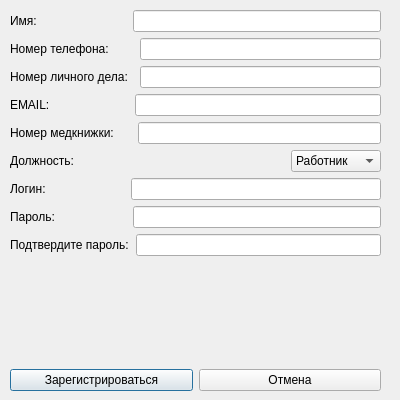
<?xml version="1.0" encoding="UTF-8"?>
<ui version="4.0">
 <class>Dialog</class>
 <widget class="QDialog" name="Dialog">
  <property name="geometry">
   <rect>
    <x>0</x>
    <y>0</y>
    <width>400</width>
    <height>400</height>
   </rect>
  </property>
  <property name="minimumSize">
   <size>
    <width>400</width>
    <height>400</height>
   </size>
  </property>
  <property name="maximumSize">
   <size>
    <width>400</width>
    <height>400</height>
   </size>
  </property>
  <property name="windowTitle">
   <string>Dialog</string>
  </property>
  <widget class="QWidget" name="gridLayoutWidget">
   <property name="geometry">
    <rect>
     <x>10</x>
     <y>10</y>
     <width>371</width>
     <height>381</height>
    </rect>
   </property>
   <layout class="QVBoxLayout" name="verticalLayout_2">
    <item>
     <layout class="QVBoxLayout" name="verticalLayout">
      <item>
       <layout class="QHBoxLayout" name="horizontalLayout_4">
        <item>
         <widget class="QLabel" name="label">
          <property name="text">
           <string>Имя:</string>
          </property>
         </widget>
        </item>
        <item>
         <spacer name="horizontalSpacer">
          <property name="orientation">
           <enum>Qt::Horizontal</enum>
          </property>
          <property name="sizeType">
           <enum>QSizePolicy::Fixed</enum>
          </property>
          <property name="sizeHint" stdset="0">
           <size>
            <width>90</width>
            <height>20</height>
           </size>
          </property>
         </spacer>
        </item>
        <item>
         <widget class="QLineEdit" name="name"/>
        </item>
       </layout>
      </item>
      <item>
       <layout class="QHBoxLayout" name="horizontalLayout_3">
        <item>
         <widget class="QLabel" name="label_2">
          <property name="text">
           <string>Номер телефона:</string>
          </property>
         </widget>
        </item>
        <item>
         <spacer name="horizontalSpacer_2">
          <property name="orientation">
           <enum>Qt::Horizontal</enum>
          </property>
          <property name="sizeType">
           <enum>QSizePolicy::Fixed</enum>
          </property>
          <property name="sizeHint" stdset="0">
           <size>
            <width>25</width>
            <height>20</height>
           </size>
          </property>
         </spacer>
        </item>
        <item>
         <widget class="QLineEdit" name="phone"/>
        </item>
       </layout>
      </item>
      <item>
       <layout class="QHBoxLayout" name="horizontalLayout_10">
        <item>
         <widget class="QLabel" name="label_4">
          <property name="text">
           <string>Номер личного дела:</string>
          </property>
         </widget>
        </item>
        <item>
         <spacer name="horizontalSpacer_7">
          <property name="orientation">
           <enum>Qt::Horizontal</enum>
          </property>
          <property name="sizeType">
           <enum>QSizePolicy::Fixed</enum>
          </property>
          <property name="sizeHint" stdset="0">
           <size>
            <width>6</width>
            <height>20</height>
           </size>
          </property>
         </spacer>
        </item>
        <item>
         <widget class="QLineEdit" name="buss_pers"/>
        </item>
       </layout>
      </item>
      <item>
       <layout class="QHBoxLayout" name="horizontalLayout_15">
        <item>
         <widget class="QLabel" name="label_9">
          <property name="text">
           <string>EMAIL:</string>
          </property>
         </widget>
        </item>
        <item>
         <spacer name="horizontalSpacer_3">
          <property name="orientation">
           <enum>Qt::Horizontal</enum>
          </property>
          <property name="sizeType">
           <enum>QSizePolicy::Fixed</enum>
          </property>
          <property name="sizeHint" stdset="0">
           <size>
            <width>79</width>
            <height>20</height>
           </size>
          </property>
         </spacer>
        </item>
        <item>
         <widget class="QLineEdit" name="email"/>
        </item>
       </layout>
      </item>
      <item>
       <layout class="QHBoxLayout" name="horizontalLayout_14">
        <item>
         <widget class="QLabel" name="label_8">
          <property name="text">
           <string>Номер медкнижки:</string>
          </property>
         </widget>
        </item>
        <item>
         <spacer name="horizontalSpacer_4">
          <property name="orientation">
           <enum>Qt::Horizontal</enum>
          </property>
          <property name="sizeType">
           <enum>QSizePolicy::Fixed</enum>
          </property>
          <property name="sizeHint" stdset="0">
           <size>
            <width>18</width>
            <height>20</height>
           </size>
          </property>
         </spacer>
        </item>
        <item>
         <widget class="QLineEdit" name="med_book"/>
        </item>
       </layout>
      </item>
      <item>
       <layout class="QHBoxLayout" name="horizontalLayout_17">
        <item>
         <widget class="QLabel" name="label_12">
          <property name="text">
           <string>Должность:</string>
          </property>
         </widget>
        </item>
        <item>
         <spacer name="horizontalSpacer_9">
          <property name="orientation">
           <enum>Qt::Horizontal</enum>
          </property>
          <property name="sizeHint" stdset="0">
           <size>
            <width>40</width>
            <height>20</height>
           </size>
          </property>
         </spacer>
        </item>
        <item>
         <layout class="QHBoxLayout" name="horizontalLayout_18">
          <item>
           <widget class="QComboBox" name="position">
            <property name="sizePolicy">
             <sizepolicy hsizetype="Fixed" vsizetype="Fixed">
              <horstretch>0</horstretch>
              <verstretch>0</verstretch>
             </sizepolicy>
            </property>
            <item>
             <property name="text">
              <string>Работник</string>
             </property>
            </item>
            <item>
             <property name="text">
              <string>Менеджер</string>
             </property>
            </item>
           </widget>
          </item>
         </layout>
        </item>
       </layout>
      </item>
      <item>
       <layout class="QHBoxLayout" name="horizontalLayout_16">
        <item>
         <widget class="QLabel" name="label_10">
          <property name="text">
           <string>Логин:</string>
          </property>
         </widget>
        </item>
        <item>
         <spacer name="horizontalSpacer_5">
          <property name="orientation">
           <enum>Qt::Horizontal</enum>
          </property>
          <property name="sizeType">
           <enum>QSizePolicy::Fixed</enum>
          </property>
          <property name="sizeHint" stdset="0">
           <size>
            <width>79</width>
            <height>20</height>
           </size>
          </property>
         </spacer>
        </item>
        <item>
         <widget class="QLineEdit" name="login"/>
        </item>
       </layout>
      </item>
      <item>
       <layout class="QHBoxLayout" name="horizontalLayout_9">
        <item>
         <widget class="QLabel" name="label_11">
          <property name="text">
           <string>Пароль:</string>
          </property>
         </widget>
        </item>
        <item>
         <spacer name="horizontalSpacer_6">
          <property name="orientation">
           <enum>Qt::Horizontal</enum>
          </property>
          <property name="sizeType">
           <enum>QSizePolicy::Fixed</enum>
          </property>
          <property name="sizeHint" stdset="0">
           <size>
            <width>72</width>
            <height>20</height>
           </size>
          </property>
         </spacer>
        </item>
        <item>
         <widget class="QLineEdit" name="pass"/>
        </item>
       </layout>
      </item>
      <item>
       <layout class="QHBoxLayout" name="horizontalLayout_2">
        <item>
         <widget class="QLabel" name="label_3">
          <property name="text">
           <string>Подтвердите пароль:</string>
          </property>
         </widget>
        </item>
        <item>
         <spacer name="horizontalSpacer_8">
          <property name="orientation">
           <enum>Qt::Horizontal</enum>
          </property>
          <property name="sizeType">
           <enum>QSizePolicy::Fixed</enum>
          </property>
          <property name="sizeHint" stdset="0">
           <size>
            <width>1</width>
            <height>20</height>
           </size>
          </property>
         </spacer>
        </item>
        <item>
         <widget class="QLineEdit" name="pass_check"/>
        </item>
       </layout>
      </item>
     </layout>
    </item>
    <item>
     <spacer name="verticalSpacer">
      <property name="orientation">
       <enum>Qt::Vertical</enum>
      </property>
      <property name="sizeType">
       <enum>QSizePolicy::Expanding</enum>
      </property>
      <property name="sizeHint" stdset="0">
       <size>
        <width>20</width>
        <height>20</height>
       </size>
      </property>
     </spacer>
    </item>
    <item>
     <layout class="QHBoxLayout" name="horizontalLayout">
      <item>
       <widget class="QPushButton" name="pushButton_2">
        <property name="text">
         <string>Зарегистрироваться</string>
        </property>
       </widget>
      </item>
      <item>
       <widget class="QPushButton" name="pushButton">
        <property name="text">
         <string>Отмена</string>
        </property>
       </widget>
      </item>
     </layout>
    </item>
   </layout>
  </widget>
 </widget>
 <resources/>
 <connections/>
</ui>
